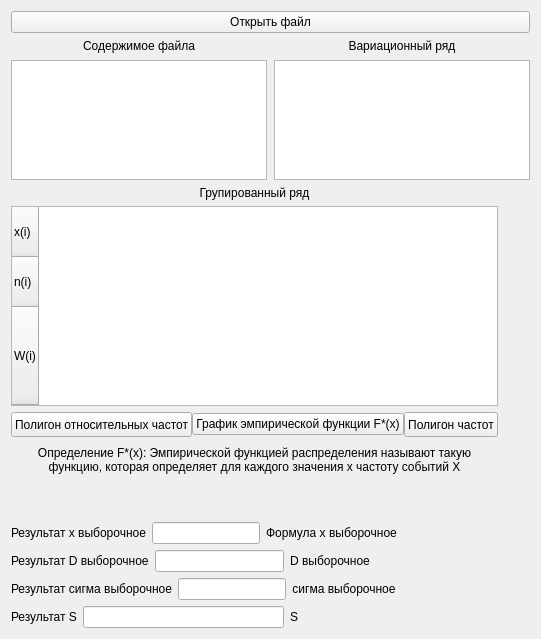
      <widget class="QWidget" name="page_1">
       <layout class="QGridLayout" name="gridLayout_2">
        <item row="3" column="0">
         <layout class="QHBoxLayout" name="horizontalLayout_17">
          <property name="spacing">
           <number>7</number>
          </property>
          <property name="sizeConstraint">
           <enum>QLayout::SetMinimumSize</enum>
          </property>
          <item>
           <layout class="QVBoxLayout" name="verticalLayout_7">
            <property name="sizeConstraint">
             <enum>QLayout::SetMinimumSize</enum>
            </property>
            <item>
             <widget class="QLabel" name="label">
              <property name="sizePolicy">
               <sizepolicy hsizetype="Minimum" vsizetype="Fixed">
                <horstretch>0</horstretch>
                <verstretch>0</verstretch>
               </sizepolicy>
              </property>
              <property name="layoutDirection">
               <enum>Qt::LeftToRight</enum>
              </property>
              <property name="text">
               <string>Содержимое файла</string>
              </property>
              <property name="alignment">
               <set>Qt::AlignCenter</set>
              </property>
             </widget>
            </item>
            <item>
             <widget class="QTextEdit" name="fileBuffer">
              <property name="sizePolicy">
               <sizepolicy hsizetype="Preferred" vsizetype="Minimum">
                <horstretch>0</horstretch>
                <verstretch>0</verstretch>
               </sizepolicy>
              </property>
              <property name="maximumSize">
               <size>
                <width>16777215</width>
                <height>120</height>
               </size>
              </property>
              <property name="verticalScrollBarPolicy">
               <enum>Qt::ScrollBarAlwaysOff</enum>
              </property>
              <property name="horizontalScrollBarPolicy">
               <enum>Qt::ScrollBarAlwaysOff</enum>
              </property>
              <property name="readOnly">
               <bool>true</bool>
              </property>
              <property name="html">
               <string>&lt;!DOCTYPE HTML PUBLIC &quot;-//W3C//DTD HTML 4.0//EN&quot; &quot;http://www.w3.org/TR/REC-html40/strict.dtd&quot;&gt;
&lt;html&gt;&lt;head&gt;&lt;meta name=&quot;qrichtext&quot; content=&quot;1&quot; /&gt;&lt;meta charset=&quot;utf-8&quot; /&gt;&lt;style type=&quot;text/css&quot;&gt;
p, li { white-space: pre-wrap; }
hr { height: 1px; border-width: 0; }
&lt;/style&gt;&lt;/head&gt;&lt;body style=&quot; font-family:'Arial','sans-serif'; font-size:14px; font-weight:700; font-style:normal;&quot;&gt;
&lt;p style=&quot;-qt-paragraph-type:empty; margin-top:0px; margin-bottom:0px; margin-left:0px; margin-right:0px; -qt-block-indent:0; text-indent:0px;&quot;&gt;&lt;br /&gt;&lt;/p&gt;&lt;/body&gt;&lt;/html&gt;</string>
              </property>
             </widget>
            </item>
           </layout>
          </item>
          <item>
           <layout class="QVBoxLayout" name="verticalLayout_3">
            <property name="sizeConstraint">
             <enum>QLayout::SetMinimumSize</enum>
            </property>
            <item>
             <widget class="QLabel" name="label_6">
              <property name="sizePolicy">
               <sizepolicy hsizetype="Minimum" vsizetype="Fixed">
                <horstretch>0</horstretch>
                <verstretch>0</verstretch>
               </sizepolicy>
              </property>
              <property name="text">
               <string>Вариационный ряд</string>
              </property>
              <property name="alignment">
               <set>Qt::AlignCenter</set>
              </property>
             </widget>
            </item>
            <item>
             <widget class="QTextEdit" name="variationRowLine">
              <property name="sizePolicy">
               <sizepolicy hsizetype="Minimum" vsizetype="Minimum">
                <horstretch>0</horstretch>
                <verstretch>0</verstretch>
               </sizepolicy>
              </property>
              <property name="minimumSize">
               <size>
                <width>0</width>
                <height>0</height>
               </size>
              </property>
              <property name="maximumSize">
               <size>
                <width>16777215</width>
                <height>120</height>
               </size>
              </property>
              <property name="verticalScrollBarPolicy">
               <enum>Qt::ScrollBarAlwaysOff</enum>
              </property>
              <property name="horizontalScrollBarPolicy">
               <enum>Qt::ScrollBarAlwaysOff</enum>
              </property>
              <property name="readOnly">
               <bool>true</bool>
              </property>
             </widget>
            </item>
           </layout>
          </item>
         </layout>
        </item>
        <item row="6" column="0">
         <layout class="QHBoxLayout" name="horizontalLayout_19" stretch="3,1">
          <property name="sizeConstraint">
           <enum>QLayout::SetMaximumSize</enum>
          </property>
          <property name="leftMargin">
           <number>0</number>
          </property>
          <item>
           <layout class="QVBoxLayout" name="verticalLayout_8" stretch="4,0,0,0,0">
            <item>
             <widget class="QLabel" name="label_2">
              <property name="sizePolicy">
               <sizepolicy hsizetype="Preferred" vsizetype="Fixed">
                <horstretch>0</horstretch>
                <verstretch>0</verstretch>
               </sizepolicy>
              </property>
              <property name="layoutDirection">
               <enum>Qt::LeftToRight</enum>
              </property>
              <property name="text">
               <string>Групированный ряд</string>
              </property>
              <property name="alignment">
               <set>Qt::AlignCenter</set>
              </property>
             </widget>
            </item>
            <item>
             <widget class="QTableWidget" name="rowsTable">
              <property name="sizePolicy">
               <sizepolicy hsizetype="Minimum" vsizetype="Minimum">
                <horstretch>0</horstretch>
                <verstretch>0</verstretch>
               </sizepolicy>
              </property>
              <property name="minimumSize">
               <size>
                <width>0</width>
                <height>200</height>
               </size>
              </property>
              <property name="maximumSize">
               <size>
                <width>16777215</width>
                <height>16777215</height>
               </size>
              </property>
              <property name="verticalScrollBarPolicy">
               <enum>Qt::ScrollBarAlwaysOff</enum>
              </property>
              <property name="horizontalScrollBarPolicy">
               <enum>Qt::ScrollBarAsNeeded</enum>
              </property>
              <property name="editTriggers">
               <set>QAbstractItemView::NoEditTriggers</set>
              </property>
              <property name="gridStyle">
               <enum>Qt::SolidLine</enum>
              </property>
              <property name="sortingEnabled">
               <bool>false</bool>
              </property>
              <property name="wordWrap">
               <bool>true</bool>
              </property>
              <property name="cornerButtonEnabled">
               <bool>false</bool>
              </property>
              <property name="columnCount">
               <number>0</number>
              </property>
              <attribute name="horizontalHeaderVisible">
               <bool>false</bool>
              </attribute>
              <attribute name="horizontalHeaderCascadingSectionResizes">
               <bool>false</bool>
              </attribute>
              <attribute name="horizontalHeaderMinimumSectionSize">
               <number>20</number>
              </attribute>
              <attribute name="horizontalHeaderDefaultSectionSize">
               <number>50</number>
              </attribute>
              <attribute name="horizontalHeaderHighlightSections">
               <bool>true</bool>
              </attribute>
              <attribute name="verticalHeaderVisible">
               <bool>true</bool>
              </attribute>
              <attribute name="verticalHeaderDefaultSectionSize">
               <number>50</number>
              </attribute>
              <attribute name="verticalHeaderStretchLastSection">
               <bool>true</bool>
              </attribute>
              <row>
               <property name="text">
                <string>x(i)</string>
               </property>
              </row>
              <row>
               <property name="text">
                <string>n(i)</string>
               </property>
              </row>
              <row>
               <property name="text">
                <string>W(i)</string>
               </property>
              </row>
             </widget>
            </item>
            <item>
             <layout class="QHBoxLayout" name="horizontalLayout" stretch="0,0,0">
              <property name="spacing">
               <number>0</number>
              </property>
              <property name="sizeConstraint">
               <enum>QLayout::SetMinimumSize</enum>
              </property>
              <item>
               <widget class="QPushButton" name="relativeFrequencyPolygonBtn">
                <property name="sizePolicy">
                 <sizepolicy hsizetype="Minimum" vsizetype="Minimum">
                  <horstretch>0</horstretch>
                  <verstretch>0</verstretch>
                 </sizepolicy>
                </property>
                <property name="maximumSize">
                 <size>
                  <width>250</width>
                  <height>25</height>
                 </size>
                </property>
                <property name="text">
                 <string>Полигон относительных частот</string>
                </property>
               </widget>
              </item>
              <item>
               <widget class="QPushButton" name="empiricalFunctionBtn">
                <property name="text">
                 <string>График эмпирической функции F*(x)</string>
                </property>
               </widget>
              </item>
              <item>
               <widget class="QPushButton" name="frequencyPolygonBtn">
                <property name="sizePolicy">
                 <sizepolicy hsizetype="Minimum" vsizetype="Minimum">
                  <horstretch>0</horstretch>
                  <verstretch>0</verstretch>
                 </sizepolicy>
                </property>
                <property name="maximumSize">
                 <size>
                  <width>250</width>
                  <height>25</height>
                 </size>
                </property>
                <property name="text">
                 <string>Полигон частот</string>
                </property>
               </widget>
              </item>
             </layout>
            </item>
            <item>
             <layout class="QVBoxLayout" name="verticalLayout_4">
              <item>
               <widget class="QLabel" name="label_3">
                <property name="sizePolicy">
                 <sizepolicy hsizetype="Minimum" vsizetype="Minimum">
                  <horstretch>0</horstretch>
                  <verstretch>0</verstretch>
                 </sizepolicy>
                </property>
                <property name="text">
                 <string>Определение F*(x): Эмпирической функцией распределения называют такую функцию, которая определяет для каждого значения x частоту событий X&lt;x и предназначена для оценки теоретической функции распределения генеральной совокупности в математической статистике.</string>
                </property>
                <property name="alignment">
                 <set>Qt::AlignCenter</set>
                </property>
                <property name="wordWrap">
                 <bool>true</bool>
                </property>
               </widget>
              </item>
              <item>
               <widget class="QLabel" name="label_4">
                <property name="text">
                 <string/>
                </property>
                <property name="alignment">
                 <set>Qt::AlignCenter</set>
                </property>
               </widget>
              </item>
             </layout>
            </item>
            <item>
             <layout class="QVBoxLayout" name="verticalLayout_6">
              <item>
               <layout class="QHBoxLayout" name="horizontalLayout_2">
                <item>
                 <widget class="QLabel" name="label_10">
                  <property name="text">
                   <string>Результат х выборочное</string>
                  </property>
                 </widget>
                </item>
                <item>
                 <widget class="QLineEdit" name="lineX">
                  <property name="alignment">
                   <set>Qt::AlignCenter</set>
                  </property>
                  <property name="readOnly">
                   <bool>true</bool>
                  </property>
                 </widget>
                </item>
                <item>
                 <widget class="QLabel" name="formulaX">
                  <property name="text">
                   <string>Формула x выборочное</string>
                  </property>
                  <property name="alignment">
                   <set>Qt::AlignCenter</set>
                  </property>
                 </widget>
                </item>
                <item>
                 <spacer name="horizontalSpacer_6">
                  <property name="orientation">
                   <enum>Qt::Horizontal</enum>
                  </property>
                  <property name="sizeHint" stdset="0">
                   <size>
                    <width>40</width>
                    <height>20</height>
                   </size>
                  </property>
                 </spacer>
                </item>
               </layout>
              </item>
              <item>
               <layout class="QHBoxLayout" name="horizontalLayout_3">
                <item>
                 <widget class="QLabel" name="label_11">
                  <property name="text">
                   <string>Результат D выборочное</string>
                  </property>
                 </widget>
                </item>
                <item>
                 <widget class="QLineEdit" name="lineD">
                  <property name="alignment">
                   <set>Qt::AlignCenter</set>
                  </property>
                  <property name="readOnly">
                   <bool>true</bool>
                  </property>
                 </widget>
                </item>
                <item>
                 <widget class="QLabel" name="formulaD">
                  <property name="text">
                   <string>D выборочное</string>
                  </property>
                  <property name="alignment">
                   <set>Qt::AlignCenter</set>
                  </property>
                 </widget>
                </item>
                <item>
                 <spacer name="horizontalSpacer_5">
                  <property name="orientation">
                   <enum>Qt::Horizontal</enum>
                  </property>
                  <property name="sizeHint" stdset="0">
                   <size>
                    <width>40</width>
                    <height>20</height>
                   </size>
                  </property>
                 </spacer>
                </item>
               </layout>
              </item>
              <item>
               <layout class="QHBoxLayout" name="horizontalLayout_4">
                <item>
                 <widget class="QLabel" name="label_12">
                  <property name="text">
                   <string>Результат сигма выборочное</string>
                  </property>
                 </widget>
                </item>
                <item>
                 <widget class="QLineEdit" name="lineSigma">
                  <property name="alignment">
                   <set>Qt::AlignCenter</set>
                  </property>
                  <property name="readOnly">
                   <bool>true</bool>
                  </property>
                 </widget>
                </item>
                <item>
                 <widget class="QLabel" name="formulaSigma">
                  <property name="text">
                   <string>сигма выборочное</string>
                  </property>
                  <property name="alignment">
                   <set>Qt::AlignCenter</set>
                  </property>
                 </widget>
                </item>
                <item>
                 <spacer name="horizontalSpacer_7">
                  <property name="orientation">
                   <enum>Qt::Horizontal</enum>
                  </property>
                  <property name="sizeHint" stdset="0">
                   <size>
                    <width>40</width>
                    <height>20</height>
                   </size>
                  </property>
                 </spacer>
                </item>
               </layout>
              </item>
              <item>
               <layout class="QHBoxLayout" name="horizontalLayout_5">
                <item>
                 <widget class="QLabel" name="label_13">
                  <property name="text">
                   <string>Результат S</string>
                  </property>
                 </widget>
                </item>
                <item>
                 <widget class="QLineEdit" name="lineS">
                  <property name="text">
                   <string/>
                  </property>
                  <property name="alignment">
                   <set>Qt::AlignCenter</set>
                  </property>
                  <property name="readOnly">
                   <bool>true</bool>
                  </property>
                 </widget>
                </item>
                <item>
                 <widget class="QLabel" name="formulaS">
                  <property name="text">
                   <string>S</string>
                  </property>
                  <property name="alignment">
                   <set>Qt::AlignCenter</set>
                  </property>
                 </widget>
                </item>
                <item>
                 <spacer name="horizontalSpacer_8">
                  <property name="orientation">
                   <enum>Qt::Horizontal</enum>
                  </property>
                  <property name="sizeHint" stdset="0">
                   <size>
                    <width>40</width>
                    <height>20</height>
                   </size>
                  </property>
                 </spacer>
                </item>
               </layout>
              </item>
             </layout>
            </item>
           </layout>
          </item>
          <item>
           <layout class="QVBoxLayout" name="verticalLayout_13" stretch="0">
            <property name="leftMargin">
             <number>0</number>
            </property>
            <item>
             <widget class="QLabel" name="empiricalLatex_1">
              <property name="sizePolicy">
               <sizepolicy hsizetype="Preferred" vsizetype="Minimum">
                <horstretch>0</horstretch>
                <verstretch>0</verstretch>
               </sizepolicy>
              </property>
              <property name="minimumSize">
               <size>
                <width>0</width>
                <height>0</height>
               </size>
              </property>
              <property name="text">
               <string/>
              </property>
              <property name="alignment">
               <set>Qt::AlignCenter</set>
              </property>
             </widget>
            </item>
           </layout>
          </item>
         </layout>
        </item>
        <item row="1" column="0">
         <widget class="QPushButton" name="openFileBtn">
          <property name="text">
           <string>Открыть файл</string>
          </property>
         </widget>
        </item>
       </layout>
      </widget>
